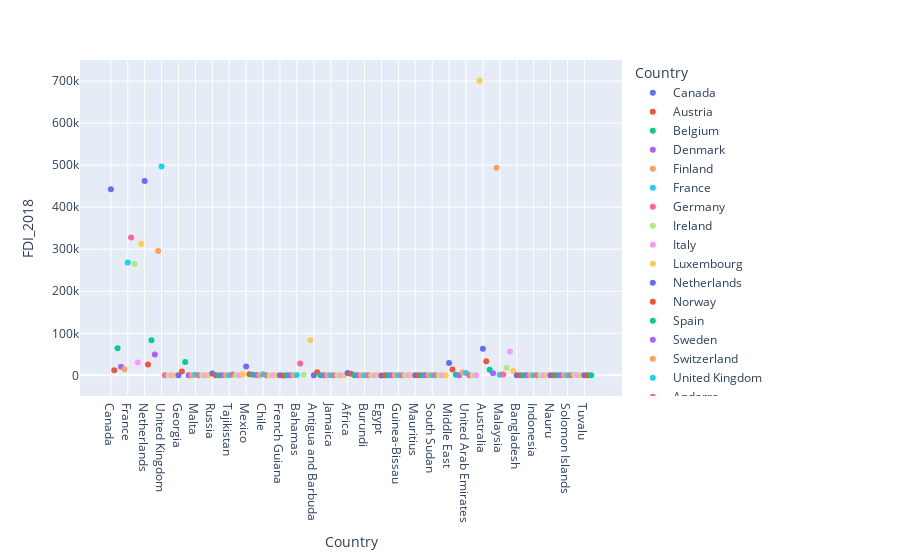

The notebook cell this image was saved under:
### Code cell
df = px.data.iris()
# Use directly Columns as argument. You can use tab completion for this!
fig = px.scatter(fdi__171819_df, x="Country", y="FDI_2018", color="Country")
fig.show()
